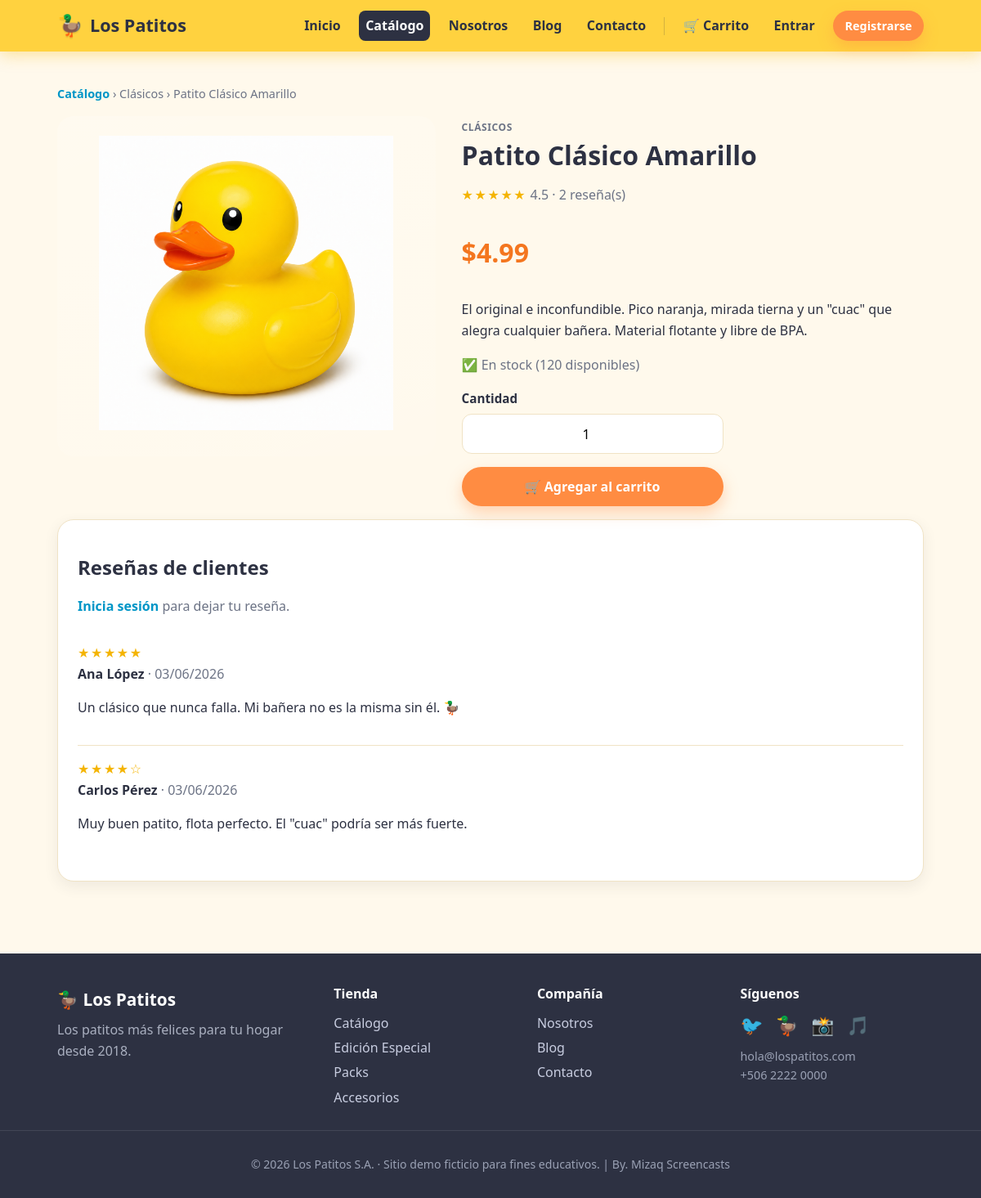
Screenshot of /producto.php?slug=patito-clasico-amarillo with the database file from the repository.
### tables this page shows
CREATE TABLE IF NOT EXISTS productos (
    id BIGINT UNSIGNED AUTO_INCREMENT PRIMARY KEY,
    categoria_id BIGINT UNSIGNED NULL,
    nombre VARCHAR(120) NOT NULL,
    slug VARCHAR(120) NOT NULL,
    descripcion TEXT NULL,
    precio DECIMAL(10, 2) NOT NULL DEFAULT 0.00,
    emoji VARCHAR(16) NOT NULL DEFAULT '🦆',
    imagen VARCHAR(255) NULL,
    color_hex VARCHAR(7) NOT NULL DEFAULT '#FFD23F',
    stock INT NOT NULL DEFAULT 0,
    destacado TINYINT(1) NOT NULL DEFAULT 0,
    estado ENUM('activo', 'inactivo') NOT NULL DEFAULT 'activo',
    fecha_creacion TIMESTAMP NOT NULL DEFAULT CURRENT_TIMESTAMP,
    UNIQUE KEY uk_productos_slug (slug),
    KEY idx_productos_categoria (categoria_id),
    CONSTRAINT fk_productos_categoria FOREIGN KEY (categoria_id)
        REFERENCES categorias (id) ON DELETE SET NULL
);

CREATE TABLE IF NOT EXISTS categorias (
    id BIGINT UNSIGNED AUTO_INCREMENT PRIMARY KEY,
    nombre VARCHAR(80) NOT NULL,
    slug VARCHAR(80) NOT NULL,
    descripcion VARCHAR(255) NULL,
    UNIQUE KEY uk_categorias_slug (slug)
);

CREATE TABLE IF NOT EXISTS resenas (
    id BIGINT UNSIGNED AUTO_INCREMENT PRIMARY KEY,
    producto_id BIGINT UNSIGNED NOT NULL,
    usuario_id BIGINT UNSIGNED NOT NULL,
    calificacion TINYINT UNSIGNED NOT NULL DEFAULT 5,
    comentario VARCHAR(500) NULL,
    fecha_creacion TIMESTAMP NOT NULL DEFAULT CURRENT_TIMESTAMP,
    KEY idx_resenas_producto (producto_id),
    KEY idx_resenas_usuario (usuario_id),
    UNIQUE KEY uk_resena_usuario_producto (producto_id, usuario_id),
    CONSTRAINT fk_resenas_producto FOREIGN KEY (producto_id)
        REFERENCES productos (id) ON DELETE CASCADE,
    CONSTRAINT fk_resenas_usuario FOREIGN KEY (usuario_id)
        REFERENCES usuarios (id) ON DELETE CASCADE
);

CREATE TABLE IF NOT EXISTS usuarios (
    id BIGINT UNSIGNED AUTO_INCREMENT PRIMARY KEY,
    nombre VARCHAR(120) NOT NULL,
    correo VARCHAR(150) NOT NULL,
    usuario VARCHAR(50) NOT NULL,
    password_hash VARCHAR(255) NOT NULL,
    telefono VARCHAR(30) NULL,
    direccion VARCHAR(255) NULL,
    estado ENUM('activo', 'inactivo') NOT NULL DEFAULT 'activo',
    fecha_creacion TIMESTAMP NOT NULL DEFAULT CURRENT_TIMESTAMP,
    UNIQUE KEY uk_usuarios_correo (correo),
    UNIQUE KEY uk_usuarios_usuario (usuario)
);

### includes/helpers.php (called while the page is built, shortened)
<?php
function e(?string $value): string
{
    return htmlspecialchars((string) $value, ENT_QUOTES, 'UTF-8');
}

### includes/auth.php (called while the page is built, shortened)
<?php
require_once __DIR__ . '/../config.php';
require_once __DIR__ . '/helpers.php';
function is_authenticated(): bool
{
    return !empty($_SESSION['user_id']);
}
function current_user(): ?array
{
    if (!is_authenticated()) {
        return null;
    }
    $user = find_user_by_id((int) $_SESSION['user_id']);
    return $user;
}

### config.php (called while the page is built, shortened)
<?php
function db(): PDO
{
    static $pdo = null;
    if ($pdo instanceof PDO) {
        return $pdo;
    }
    $dsn = sprintf(
        'mysql:host=%s;port=%s;dbname=%s;charset=utf8mb4',
        DB_HOST,
        DB_PORT,
        DB_NAME
    );
    $options = [
        PDO::ATTR_ERRMODE => PDO::ERRMODE_EXCEPTION,
        PDO::ATTR_DEFAULT_FETCH_MODE => PDO::FETCH_ASSOC,
        PDO::ATTR_EMULATE_PREPARES => false,
    ];
    $pdo = new PDO($dsn, DB_USER, DB_PASS, $options);
    return $pdo;
}

### includes/catalog.php (called while the page is built, shortened)
<?php
require_once __DIR__ . '/../config.php';
function get_producto_por_slug(string $slug): ?array
{
    $sql = "SELECT p.id, p.nombre, p.slug, p.descripcion, p.precio, p.emoji, p.imagen, p.color_hex,
                   p.stock, p.destacado, c.nombre AS categoria, c.slug AS categoria_slug
            FROM productos p
            LEFT JOIN categorias c ON c.id = p.categoria_id
            WHERE p.slug = :slug AND p.estado = 'activo'
            LIMIT 1";
    $stmt = db()->prepare($sql);
    $stmt->execute(['slug' => $slug]);
    return $stmt->fetch() ?: null;
}
function get_resenas_de_producto(int $productoId): array
{
    $stmt = db()->prepare(
        'SELECT r.id, r.calificacion, r.comentario, r.fecha_creacion,
                r.usuario_id, u.nombre AS autor
         FROM resenas r
         JOIN usuarios u ON u.id = r.usuario_id
         WHERE r.producto_id = :producto_id
         ORDER BY r.fecha_creacion DESC'
    );
    $stmt->execute(['producto_id' => $productoId]);
    return $stmt->fetchAll();
}
function get_resumen_resenas(int $productoId): array
{
    $stmt = db()->prepare(
        'SELECT COUNT(*) AS total, COALESCE(AVG(calificacion), 0) AS promedio
         FROM resenas WHERE producto_id = :producto_id'
    );
    $stmt->execute(['producto_id' => $productoId]);
    $row = $stmt->fetch();
    return [
        'total' => (int) ($row['total'] ?? 0),
        'promedio' => round((float) ($row['promedio'] ?? 0), 1),
    ];
}

### producto.php (the view, shortened to what this page needs)
<?php
require_once __DIR__ . '/config.php';
require_once __DIR__ . '/includes/layout.php';
require_once __DIR__ . '/includes/catalog.php';
$slug = trim((string) ($_GET['slug'] ?? ''));
$producto = $slug !== '' ? get_producto_por_slug($slug) : null;
$productoId = (int) $producto['id'];
$user = current_user();
$resenas = get_resenas_de_producto($productoId);
$resumen = get_resumen_resenas($productoId);
$miResena = $user ? get_resena_de_usuario_para_producto((int) $user['id'], $productoId) : null;
render_header($producto['nombre'], 'productos');
?>
<section class="section">
    <div class="container">
        <p class="breadcrumb"><a href="productos.php">Catálogo</a> › <?= e($producto['categoria'] ?? 'General') ?> › <?= e($producto['nombre']) ?></p>
        <div class="detail">
            <div class="detail__media" style="background: linear-gradient(160deg, <?= e($producto['color_hex']) ?>33, <?= e($producto['color_hex']) ?>11);">
                <?= producto_img($producto, 'media-img') ?>
            </div>
            <div>
                <span class="product__cat"><?= e($producto['categoria'] ?? 'General') ?></span>
                <h1 class="page-title"><?= e($producto['nombre']) ?></h1>
                <p class="muted">
                    <span class="review__stars"><?= e(stars((int) round($resumen['promedio']))) ?></span>
                    <?= $resumen['total'] > 0 ? e((string) $resumen['promedio']) . ' · ' . (int) $resumen['total'] . ' reseña(s)' : 'Sin reseñas todavía' ?>
                </p>
                <p class="detail__price"><?= e(money($producto['precio'])) ?></p>
                <p><?= nl2br(e($producto['descripcion'] ?? '')) ?></p>
                <p class="muted"><?= (int) $producto['stock'] > 0 ? '✅ En stock (' . (int) $producto['stock'] . ' disponibles)' : '❌ Agotado' ?></p>
                <form method="post" action="carrito.php" class="form" style="max-width:320px;">
                    <div class="form__group">
                        <span>Cantidad</span>
                        <input class="qty" type="number" name="cantidad" value="1" min="1" max="<?= max(1, (int) $producto['stock']) ?>">
                    </div>
                    <button type="submit" class="button button--primary button--block"<?= (int) $producto['stock'] <= 0 ? ' disabled' : '' ?>>🛒 Agregar al carrito</button>
                </form>
            </div>
        </div>
        <div class="card mt-2">
            <h2>Reseñas de clientes</h2>
            <?php if ($user): ?>
                <form method="post" class="form mb-2" style="max-width:520px;">
                    <?= csrf_input() ?>
                    <input type="hidden" name="action" value="resena">
                    <div class="form__group">
                        <span><?= $miResena ? 'Actualiza tu reseña' : 'Deja tu reseña' ?></span>
                        <select name="calificacion">
                            <?php for ($i = 5; $i >= 1; $i--): ?>
                                <option value="<?= $i ?>"<?= ($miResena && (int) $miResena['calificacion'] === $i) || (!$miResena && $i === 5) ? ' selected' : '' ?>>
                                    <?= str_repeat('★', $i) ?> (<?= $i ?>)
                                </option>
                            <?php endfor; ?>
                        </select>
                    </div>
                    <div class="form__group">
                        <textarea name="comentario" maxlength="500" placeholder="Cuéntanos qué te pareció…"><?= e($miResena['comentario'] ?? '') ?></textarea>
                    </div>
                    <button type="submit" class="button button--secondary"><?= $miResena ? 'Actualizar reseña' : 'Publicar reseña' ?></button>
                </form>
            <?php else: ?>
                <p class="muted"><a href="login.php">Inicia sesión</a> para dejar tu reseña.</p>
            <?php endif; ?>
            <?php if ($resenas === []): ?>
                <p class="muted">Sé el primero en reseñar este patito.</p>
            <?php else: ?>
                <?php foreach ($resenas as $r): ?>
                    <div class="review">
                        <div class="review__stars"><?= e(stars((int) $r['calificacion'])) ?></div>
                        <strong><?= e($r['autor']) ?></strong>
                        <span class="muted"> · <?= e(date('d/m/Y', strtotime((string) $r['fecha_creacion']))) ?></span>
                        <?php if (!empty($r['comentario'])): ?><p><?= nl2br(e($r['comentario'])) ?></p><?php endif; ?>
                    </div>
                <?php endforeach; ?>
            <?php endif; ?>
        </div>
    </div>
</section>
<?php
render_footer();

### includes/layout.php (shortened to what this page needs)
<?php
require_once __DIR__ . '/helpers.php';
require_once __DIR__ . '/auth.php';
function nav_links(): array
{
    return [
        'inicio'    => ['Inicio', 'index.php'],
        'productos' => ['Catálogo', 'productos.php'],
        'nosotros'  => ['Nosotros', 'nosotros.php'],
        'blog'      => ['Blog', 'blog.php'],
        'contacto'  => ['Contacto', 'contacto.php'],
    ];
}
function render_header(string $title, string $active = ''): void
{
    $user = current_user();
    $cartCount = cart_count();
    ?>
<!DOCTYPE html>
<html lang="es">
<head>
    <link rel="stylesheet" href="assets/css/styles.css">
</head>
<body>
    <header class="navbar">
        <div class="navbar__inner">
            <a class="navbar__brand" href="index.php">
                <span class="navbar__logo">🦆</span>
                <span class="navbar__name">Los Patitos</span>
            </a>
            <nav class="navbar__nav">
                <?php foreach (nav_links() as $key => [$label, $href]): ?>
                    <a
                        class="navbar__link<?= $active === $key ? ' is-active' : '' ?>"
                        href="<?= e($href) ?>"
                    ><?= e($label) ?></a>
                <?php endforeach; ?>
                <?php if ($user): ?>
                    <a class="navbar__link<?= $active === 'carrito' ? ' is-active' : '' ?>" href="carrito.php">
                        🛒 Carrito<?php if ($cartCount > 0): ?> <span class="navbar__badge"><?= (int) $cartCount ?></span><?php endif; ?>
                    </a>
                    <a class="navbar__link<?= $active === 'cuenta' ? ' is-active' : '' ?>" href="dashboard.php">Mi cuenta</a>
                    <form method="post" action="logout.php" class="navbar__logout">
                        <?= csrf_input() ?>
                        <button type="submit" class="button button--ghost button--sm">Salir</button>
                    </form>
                <?php else: ?>
                    <a class="navbar__link<?= $active === 'carrito' ? ' is-active' : '' ?>" href="carrito.php">
                        🛒 Carrito<?php if ($cartCount > 0): ?> <span class="navbar__badge"><?= (int) $cartCount ?></span><?php endif; ?>
                    </a>
                    <a class="navbar__link" href="login.php">Entrar</a>
                    <a class="button button--primary button--sm" href="registro.php">Registrarse</a>
                <?php endif; ?>
            </nav>
        </div>
    </header>
    <main class="site-main">
<?php
}
function render_footer(): void
{
    $year = '2026';
    ?>
    </main>
    <footer class="footer">
        <div class="footer__inner">
            <div class="footer__col">
                <div class="footer__brand"><span>🦆</span> Los Patitos</div>
                <p class="footer__tagline">Los patitos más felices para tu hogar desde 2018.</p>
            </div>
            <div class="footer__col">
                <h4>Tienda</h4>
                <a href="productos.php">Catálogo</a>
                <a href="productos.php?categoria=edicion-especial">Edición Especial</a>
                <a href="productos.php?categoria=packs">Packs</a>
                <a href="productos.php?categoria=accesorios">Accesorios</a>
            </div>
            <div class="footer__col">
                <h4>Compañía</h4>
                <a href="nosotros.php">Nosotros</a>
                <a href="blog.php">Blog</a>
                <a href="contacto.php">Contacto</a>
            </div>
            <div class="footer__col">
                <h4>Síguenos</h4>
                <p class="footer__social">🐦 🦆 📸 🎵</p>
                <p class="footer__muted">hola@lospatitos.com<br>+506 2222 0000</p>
            </div>
        </div>
        <div class="footer__bottom">
            <p>© <?= e($year) ?> Los Patitos S.A. · Sitio demo ficticio para fines educativos. | By. Mizaq Screencasts</p>
        </div>
    </footer>
</body>
</html>
<?php
}
function money(float|string|int $amount): string
{
    return '$' . number_format((float) $amount, 2, '.', ',');
}
function stars(int $rating): string
{
    $rating = max(0, min(5, $rating));
    return str_repeat('★', $rating) . str_repeat('☆', 5 - $rating);
}
function producto_img(array $datos, string $class = 'media-img'): string
{
    $src = trim((string) ($datos['imagen'] ?? ''));
    $nombre = e((string) ($datos['nombre'] ?? $datos['nombre_producto'] ?? 'Producto'));
    if ($src !== '') {
        return '<img class="' . e($class) . '" src="' . e($src) . '" alt="' . $nombre . '" loading="lazy">';
    }
    return '<span class="' . e($class) . ' media-img--emoji">' . e((string) ($datos['emoji'] ?? '🦆')) . '</span>';
}

### rows the page displays
productos: categoria.nombre "Clásicos", nombre "Patito Clásico Amarillo", imagen (picture), categoria.nombre "CLÁSICOS", precio "$4.99", descripcion "El original e inconfundible. Pico naranja, mirada tierna y un \"cuac\" que alegra cualquier bañera. Material flotante y libre de BPA.", stock "120"
resenas: calificacion "★★★★★", usuario.nombre "Ana López", fecha_creacion "03/06/2026", comentario "Un clásico que nunca falla. Mi bañera no es la misma sin él. 🦆"
resenas: calificacion "★★★★☆", usuario.nombre "Carlos Pérez", fecha_creacion "03/06/2026", comentario "Muy buen patito, flota perfecto. El \"cuac\" podría ser más fuerte."

### other values shown
$label "Inicio"
$label "Catálogo"
$label "Nosotros"
$label "Blog"
$label "Contacto"
stars((int) round($resumen['promedio'])) "★★★★★"
$resumen['promedio'] "4.5"
$resumen['total'] "2"
$year "2026"
